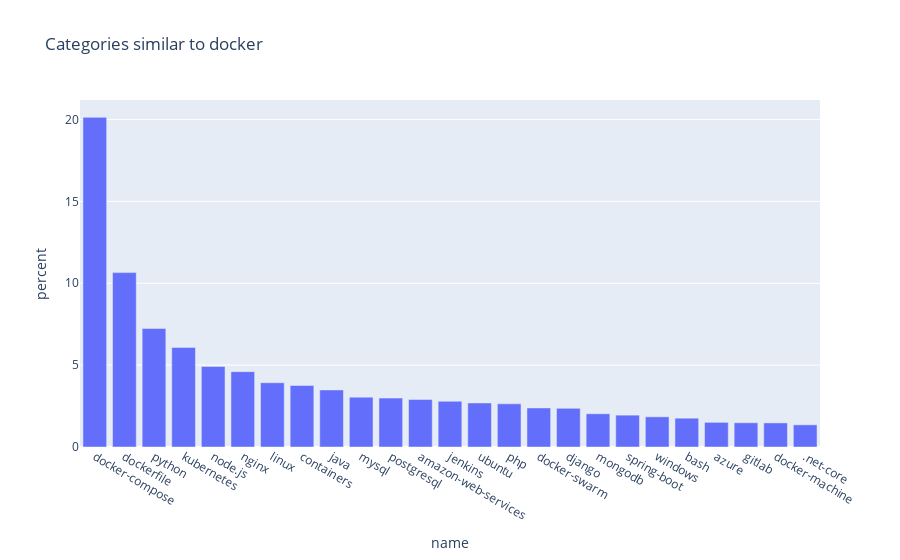

Notebook code cell kept with this figure:
### Code cell
build_chart("docker")

### Figure 1 — Plotly figure (JSON) as saved in the notebook; plotly's stock layout.template omitted (floating-point values rounded to 4 significant figures)
{"data": [{"alignmentgroup": "True", "hovertemplate": "name=%{x}<br>percent=%{y}<extra></extra>", "legendgroup": "", "marker": {"color": "#636efa", "pattern": {"shape": ""}}, "name": "", "offsetgroup": "", "orientation": "v", "showlegend": false, "textposition": "auto", "type": "bar", "x": ["docker-compose", "dockerfile", "python", "kubernetes", "node.js", "nginx", "linux", "containers", "java", "mysql", "postgresql", "amazon-web-services", "jenkins", "ubuntu", "php", "docker-swarm", "django", "mongodb", "spring-boot", "windows", "bash", "azure", "gitlab", "docker-machine", ".net-core"], "xaxis": "x", "y": [20.14, 10.65, 7.242, 6.083, 4.924, 4.602, 3.926, 3.756, 3.486, 3.046, 2.986, 2.902, 2.792, 2.69, 2.64, 2.386, 2.36, 2.03, 1.946, 1.844, 1.76, 1.506, 1.481, 1.472, 1.354], "yaxis": "y"}], "layout": {"barmode": "relative", "legend": {"tracegroupgap": 0}, "title": {"text": "Categories similar to docker"}, "xaxis": {"anchor": "y", "domain": [0, 1], "title": {"text": "name"}}, "yaxis": {"anchor": "x", "domain": [0, 1], "title": {"text": "percent"}}}}
